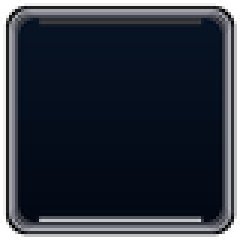
#> input picture game/ui/abissal/casa_0.png, 80 x 80 px (shown 3 times larger)
$ python -i processar_arte.py   (imports and definitions only)
#> lines starting #> are read from the running program, lines starting #| are printed output that depends on the picture; after the words box and inside, x2 and y2 are one past the last pixel; in counts of white or black regions, pixels touching at a corner belong together
#> further down, picture is the input picture: PIL image 80x80 RGBA; mean R, G, B, A 21.1, 27.3, 38.3, 226.8
"""Prepara as artes do Gemini (arte/bruto/) para o jogo.

- especializacoes/<ramo>.jpg -> game/ui/icones/s_spec_<ramo>.png (igual às funções)
- itens/<id do item>.jpg -> game/ui/icones/item_<id>.png (ícone na bolsa, oficina e loot)
- funcoes/<nome>.jpg  -> game/ui/icones/s_funcao_<nome>.png (128 px, fundo preto recortado:
  a forma fica opaca e o brilho em volta fica semitransparente)
- interface/<peça>.jpg -> game/ui/encante/ (paleta "encante" da UiStyle): moldura, placa, botões
  (com as versões acesa/apertada/desligada feitas aqui), casa de item (+ borda em cada raridade),
  abas, anel, selo (só o losango), barra, botões redondos da luta e joystick
- retratos/<heroi>.jpg -> game/ui/retratos/<heroi>.png (384 px, com a moldura, fora do círculo
  transparente) e <heroi>_rosto.png (128 px, só o miolo, recortado em círculo, para tamanhos pequenos)

Rodar: python3 tools/processar_arte.py
"""
import os
import numpy as np
from PIL import Image, ImageDraw, ImageFilter
from scipy import ndimage

RAIZ = os.path.dirname(os.path.dirname(os.path.abspath(__file__)))
BRUTO = os.path.join(RAIZ, "arte", "bruto")


# [24 lines left out: function recorta_preto, not called in this run]


def _alfa(img: Image.Image, preencher: bool = True):
#> called with preencher = True
    a = np.asarray(img.convert("RGB")).astype(np.float32) / 255.0
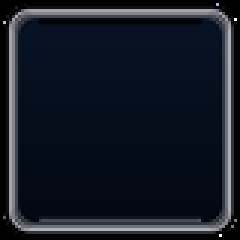
#> a: shape (80, 80, 3) float32 (shown 3 times larger); mean R, G, B 0.0826, 0.107, 0.15
    borda = np.concatenate([a[:8].reshape(-1, 3), a[-8:].reshape(-1, 3), a[:, :8].reshape(-1, 3), a[:, -8:].reshape(-1, 3)])
#> borda = 2560 rows, first 8: [0, 0, 0], [0, 0, 0], [0, 0, 0], [0, 0, 0], [0, 0, 0], [0, 0, 0], [0, 0, 0], [0, 0, 0]
    fundo = np.median(borda, axis=0)
#> fundo = [0.0627, 0.0667, 0.118]
    mx = np.abs(a - fundo).max(axis=2)
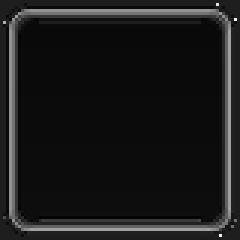
#> mx: shape (80, 80) float32 (shown 3 times larger); min 0.0157, max 0.937, mean 0.102
    solido = ndimage.binary_closing(mx > 0.12, iterations=3)
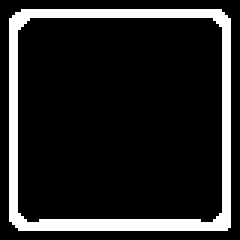
#> solido: shape (80, 80) bool (shown 3 times larger); 14.3% white; 1 white region, box (x1, y1, x2, y2) and area: (3, 3, 77, 77) 914
    if preencher:
        solido = ndimage.binary_fill_holes(solido)
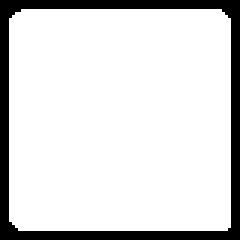
#> solido: shape (80, 80) bool (shown 3 times larger); 85.2% white; 1 black region, box (x1, y1, x2, y2) and area: (0, 0, 80, 80) 944
    solido = ndimage.binary_opening(solido, iterations=2)
#> solido: shape (80, 80) bool; 85.2% white; 1 black region, box (x1, y1, x2, y2) and area: (0, 0, 80, 80) 946
    # só o maior pedaço (some poeira solta no fundo)
    lab, n = ndimage.label(solido)
#> n = 1
    if n > 1:
        tam = ndimage.sum(solido, lab, range(1, n + 1))
        solido = lab == (int(np.argmax(tam)) + 1) if not preencher else np.isin(lab, [i + 1 for i in range(n) if tam[i] > tam.max() * 0.02])
    alfa = ndimage.gaussian_filter(solido.astype(np.float32), 1.0)
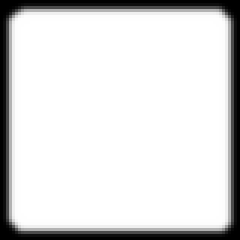
#> alfa: shape (80, 80) float32 (shown 3 times larger); min 0, max 1, mean 0.852
    alfa = np.maximum(alfa, ndimage.binary_erosion(solido, iterations=1).astype(np.float32))
    return a, alfa


def recorta_ui(img: Image.Image, preencher: bool = True) -> Image.Image:
    """Peça de interface: tira o fundo preto e recorta justo (sem deixar quadrado)."""
    a, alfa = _alfa(img, preencher)
    out = Image.fromarray((np.dstack([a, alfa]) * 255).astype(np.uint8), "RGBA")
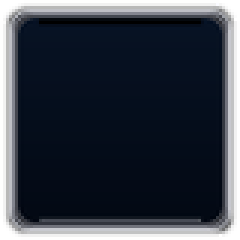
#> out: PIL image 80x80 RGBA (shown 3 times larger); mean R, G, B, A 21.1, 27.3, 38.3, 218; transparent parts drawn white
    box = out.getchannel("A").point(lambda v: 255 if v > 30 else 0).getbbox()
#> box = (2, 2, 78, 78)
    return out.crop(box) if box else out
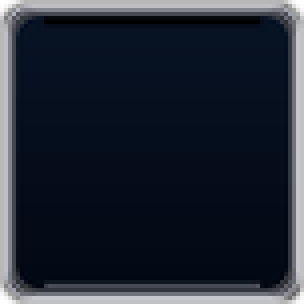
#> returned value: PIL image 76x76 RGBA (shown 4 times larger); mean R, G, B, A 23.1, 30, 42.2, 240.8; transparent parts drawn white


# [148 lines left out: functions _brilho, _tinge_borda, _losango, _cabe, interface, circulo and 1 more, not called in this run]


# [2 lines not run here, left out]

>>> from PIL import Image
>>> picture = Image.open('../game/ui/abissal/casa_0.png')
>>> result = recorta_ui(picture)
